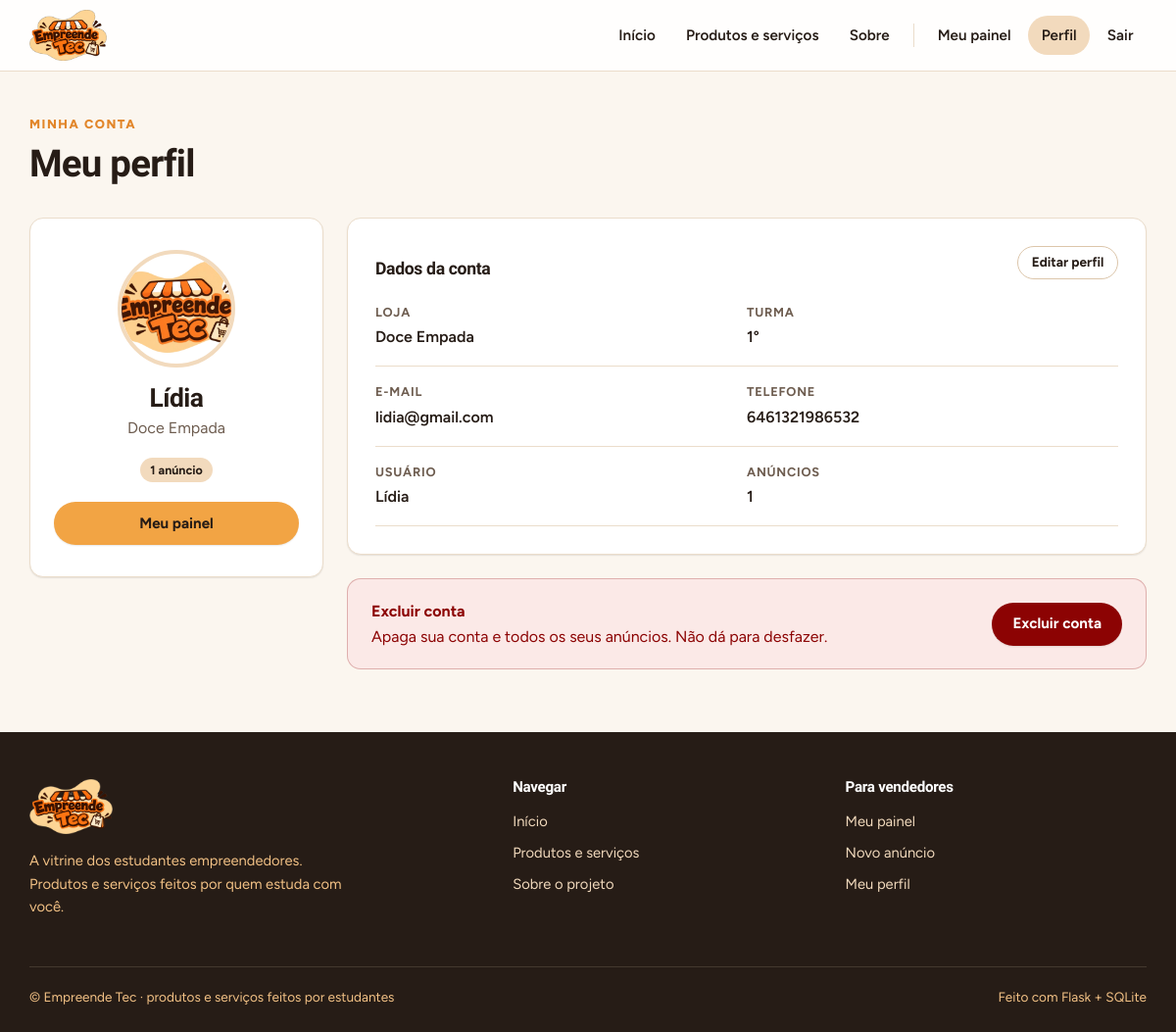
The app's page /perfil (signed in) with its own data.
### tables this page shows
CREATE TABLE usuarios(
  id INTEGER PRIMARY KEY AUTOINCREMENT, nome TEXT NOT NULL, turma TEXT NOT NULL,
  email TEXT NOT NULL, telefone TEXT NOT NULL,
  usuario TEXT NOT NULL UNIQUE COLLATE NOCASE, senha TEXT NOT NULL,
  foto TEXT DEFAULT '', loja TEXT DEFAULT '');

### app.py (the view)
@app.route('/perfil')
@login_required
def perfil():
    n = q('SELECT COUNT(*) n FROM produtos WHERE usuario_id=?', (g.user['id'],), True)['n']
    return render_template('perfil.html', total=n)

### app.py (called while the page is built)
def conectar():
    c = sqlite3.connect(DB)
    c.row_factory = sqlite3.Row
    c.execute('PRAGMA foreign_keys=ON')
    return c

def db():
    if 'db' not in g:
        g.db = conectar()
    return g.db

@app.teardown_appcontext
def fechar(_):
    c = g.pop('db', None)
    if c:
        c.close()

def q(sql, args=(), one=False):
    rows = db().execute(sql, args).fetchall()
    return (rows[0] if rows else None) if one else rows

@app.before_request
def carregar_usuario():
    uid = session.get('user_id')
    g.user = q('SELECT * FROM usuarios WHERE id=?', (uid,), True) if uid else None

@app.context_processor
def contexto():
    return dict(user=g.get('user'), categorias=q('SELECT * FROM categorias ORDER BY id'), TIPOS=TIPOS)

def login_required(fn):
    @wraps(fn)
    def w(*a, **k):
        if not g.user:
            flash('Faça login para acessar essa página.', 'warning')
            return redirect(url_for('login'))
        return fn(*a, **k)
    return w

### templates/perfil.html (shortened to what this page needs)
{% extends 'base.html' %}
{% block conteudo %}
<div class="cabecalho-pagina"><span class="sobretitulo">Minha conta</span><h1>Meu perfil</h1></div>
<div class="perfil">
  <div class="card perfil-cartao">
    {% if user.foto %}<img class="avatar" src="{{ url_for('uploaded_file', filename=user.foto) }}" alt="">{% else %}<div class="avatar-letra">{{ user.nome[:1]|upper }}</div>{% endif %}
    <h2 style="margin-bottom:.2rem">{{ user.nome }}</h2>
    <p class="suave">{{ user.loja or 'Sem nome de loja' }}</p>
    <span class="badge">{{ total }} {{ 'anúncio' if total == 1 else 'anúncios' }}</span>
    <div class="botoes" style="justify-content:center"><a class="btn btn-bloco" href="{{ url_for('painel') }}">Meu painel</a></div>
  </div>
  <div>
    <div class="card painel">
      <div class="secao-topo" style="margin-bottom:.5rem"><h3 style="margin:0">Dados da conta</h3><a class="btn btn-sm btn-sec" href="{{ url_for('editar_perfil') }}">Editar perfil</a></div>
      <dl class="dados">
        <div><dt>Loja</dt><dd>{{ user.loja or '—' }}</dd></div>
        <div><dt>Turma</dt><dd>{{ user.turma }}</dd></div>
        <div><dt>E-mail</dt><dd>{{ user.email }}</dd></div>
        <div><dt>Telefone</dt><dd>{{ user.telefone }}</dd></div>
        <div><dt>Usuário</dt><dd>{{ user.usuario }}</dd></div>
        <div><dt>Anúncios</dt><dd>{{ total }}</dd></div>
      </dl>
    </div>
    <div class="zona-perigo">
      <p><strong>Excluir conta</strong><br>Apaga sua conta e todos os seus anúncios. Não dá para desfazer.</p>
      <form method="post" action="{{ url_for('excluir_conta') }}" onsubmit="return confirm('Excluir sua conta e todos os anúncios?')"><button class="btn btn-perigo">Excluir conta</button></form>
    </div>
  </div>
</div>
{% endblock %}

### static/css/cores.css (style rules this page uses)
:root { --laranja:#F2A444; --laranja-forte:#E2862A; --pessego:#F2C185; --creme:#F2DABD; --marrom:#261C16; --vinho:#8C0303; --fundo:#FBF6EF; --superficie:#FFFFFF; --superficie-2:#FDF8F2; --borda:#EBDDCB; --borda-forte:#DCC6AB; --texto:#261C16; --texto-suave:#6E5D50; --sucesso:#1F7A4D; --sucesso-fundo:#E6F4EC; --alerta-fundo:#FBE9E7; --raio:14px; --raio-sm:10px; --raio-lg:22px; --sombra-sm:0 1px 2px rgba(38,28,22,.06),0 1px 1px rgba(38,28,22,.04); --sombra:0 6px 20px -8px rgba(38,28,22,.18),0 2px 6px -2px rgba(38,28,22,.06); --sombra-lg:0 24px 48px -20px rgba(38,28,22,.28); --anel:0 0 0 4px rgba(242,164,68,.28); --fonte-titulo:"Bricolage Grotesque",system-ui,sans-serif; --fonte:"Figtree",system-ui,sans-serif; }
*,*::before,*::after { box-sizing:border-box }
html { scroll-behavior:smooth }
body { margin:0;background:var(--fundo);color:var(--texto);font-family:var(--fonte);font-size:16px;line-height:1.6;-webkit-font-smoothing:antialiased;min-height:100vh;display:flex;flex-direction:column }
img { max-width:100%;display:block }
a { color:var(--vinho);text-underline-offset:3px }
h1,h2,h3,h4 { font-family:var(--fonte-titulo);line-height:1.15;letter-spacing:-.02em;margin:0 0 .5rem;color:var(--marrom) }
h1 { font-size:clamp(1.8rem,3.2vw,2.5rem);font-weight:800 }
h2 { font-size:clamp(1.35rem,2.2vw,1.7rem);font-weight:700 }
h3 { font-size:1.1rem;font-weight:700 }
p { margin:0 0 1rem }
small,.suave { color:var(--texto-suave) }
.btn,button { font:inherit }
.btn { display:inline-flex;align-items:center;justify-content:center;gap:.45rem;min-height:44px;padding:.6rem 1.25rem;border-radius:999px;border:1px solid transparent;background:var(--laranja);color:var(--marrom);font-weight:700;font-size:.95rem;line-height:1.2;text-decoration:none;white-space:nowrap;cursor:pointer;box-shadow:var(--sombra-sm);transition:background .15s,transform .15s,box-shadow .15s,color .15s }
.btn-sec { background:var(--superficie);border-color:var(--borda-forte);color:var(--marrom) }
.btn-perigo { background:var(--vinho);color:#fff }
.btn-sm { min-height:34px;padding:.35rem .85rem;font-size:.85rem;box-shadow:none }
.btn-bloco { width:100% }
.botoes { display:flex;flex-wrap:wrap;gap:.6rem;align-items:center;margin:1.25rem 0 0 }
.badge,.tag { display:inline-flex;align-items:center;gap:.3rem;font-size:.78rem;font-weight:700;padding:.22rem .65rem;border-radius:999px;background:var(--creme);color:var(--marrom);text-decoration:none;line-height:1.4 }
.secao-topo { display:flex;align-items:flex-end;justify-content:space-between;gap:1rem;margin-bottom:1.25rem;flex-wrap:wrap }
.secao-topo a { font-weight:700;text-decoration:none }
.sobretitulo { display:inline-block;font-size:.8rem;font-weight:800;text-transform:uppercase;letter-spacing:.12em;color:var(--laranja-forte);margin-bottom:.5rem }
.cabecalho-pagina { margin-bottom:2rem }
.card { background:var(--superficie);border:1px solid var(--borda);border-radius:var(--raio);box-shadow:var(--sombra-sm) }
.painel { padding:1.75rem }
.perfil { display:grid;grid-template-columns:300px 1fr;gap:1.5rem;align-items:start }
.perfil-cartao { text-align:center;padding:2rem 1.5rem }
.avatar { width:120px;height:120px;border-radius:50%;object-fit:cover;margin:0 auto 1rem;border:4px solid var(--creme) }
.dados { display:grid;grid-template-columns:1fr 1fr;gap:0;margin:0 }
.dados div { padding:1rem 0;border-bottom:1px solid var(--borda) }
.dados dt { font-size:.8rem;font-weight:700;color:var(--texto-suave);text-transform:uppercase;letter-spacing:.06em }
.dados dd { margin:.15rem 0 0;font-weight:600 }
.zona-perigo { margin-top:1.5rem;padding:1.25rem 1.5rem;border:1px solid rgba(140,3,3,.25);background:var(--alerta-fundo);border-radius:var(--raio);display:flex;justify-content:space-between;align-items:center;gap:1rem;flex-wrap:wrap }
.zona-perigo p { margin:0;color:var(--vinho) }

### records on screen
usuarios: foto (picture), nome "Lídia", loja "Doce Empada", turma "1°", email "lidia@gmail.com", telefone "6461321986532", usuario "Lídia"

### other values on screen
{{ total }} "1"
{{ 'anúncio' if total == 1 else 'anúncios' }} "anúncio"
